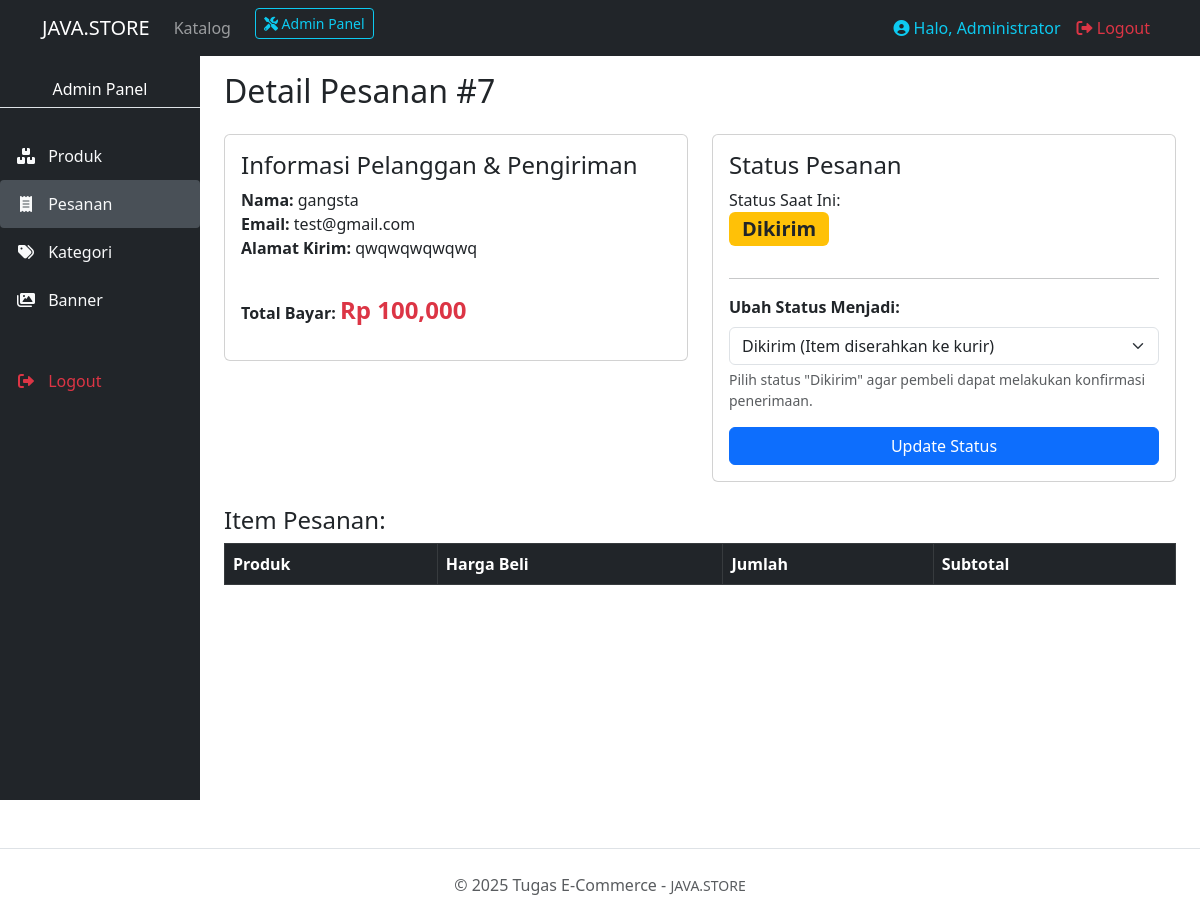
The app's page /toko_online/detail_order_admin.php?id=7 (signed in) with its own data.
### tables this page shows
CREATE TABLE `orders` (
  `id` int(11) NOT NULL,
  `user_id` int(11) DEFAULT NULL,
  `order_number` varchar(100) NOT NULL,
  `total_amount` decimal(10,2) NOT NULL,
  `status` enum('pending','paid','shipped','completed','cancelled') DEFAULT 'pending',
  `shipping_address` text DEFAULT NULL,
  `created_at` timestamp NOT NULL DEFAULT current_timestamp()
);

CREATE TABLE `users` (
  `id` int(11) NOT NULL,
  `name` varchar(100) NOT NULL,
  `email` varchar(100) NOT NULL,
  `password_hash` varchar(255) NOT NULL,
  `phone` varchar(20) DEFAULT NULL,
  `address` text DEFAULT NULL,
  `role` enum('admin','user') DEFAULT 'user',
  `created_at` timestamp NOT NULL DEFAULT current_timestamp()
);

### toko_online/detail_order_admin.php (the view, shortened to what this page needs)
<?php
include 'header.php';
$id_order = mysqli_real_escape_string($conn, $_GET['id']);
$query_order = "SELECT o.*, u.name as user_name, u.email
                FROM orders o
                JOIN users u ON o.user_id = u.id
                WHERE o.id='$id_order'";
$order = mysqli_fetch_assoc(mysqli_query($conn, $query_order));
?>
<h2 class="mb-4">Detail Pesanan #<?= $order['id'] ?></h2>
<div class="row">
    <div class="col-md-6">
        <div class="card p-3 mb-4">
            <h4>Informasi Pelanggan & Pengiriman</h4>
            <p><strong>Nama:</strong> <?= $order['user_name'] ?><br>
               <strong>Email:</strong> <?= $order['email'] ?><br>
               <strong>Alamat Kirim:</strong> <?= nl2br($order['shipping_address']) ?></p>
            <p class="mt-3"><strong>Total Bayar:</strong> <span class="text-danger fw-bold fs-4">Rp <?= number_format($order['total_amount']) ?></span></p>
        </div>
    </div>
    <div class="col-md-6">
        <div class="card p-3 mb-4">
            <h4>Status Pesanan</h4>
            <div class="mb-3">
                <label>Status Saat Ini:</label> <br>
                <?php
                $status_display = ucfirst($order['status']);
                $badge_class = 'bg-primary';
                if ($order['status'] == 'completed') {
                    $status_display = 'Selesai (Diterima Pembeli)';
                    $badge_class = 'bg-success';
                } else if ($order['status'] == 'shipped') {
                    $status_display = 'Dikirim';
                    $badge_class = 'bg-warning text-dark';
                } else if ($order['status'] == 'cancelled') {
                    $badge_class = 'bg-danger';
                }
                ?>
                <span class="badge <?= $badge_class ?> fs-5"><?= $status_display ?></span>
            </div>
            <hr>
            <?php if ($order['status'] == 'completed'): ?>
                <div class="alert alert-success d-flex align-items-center">
                    <i class="fas fa-check-circle me-2"></i>
                    <div>
                        <strong>Pesanan Selesai.</strong><br>
                        Pembeli telah mengkonfirmasi penerimaan barang. Status tidak dapat diubah lagi.
                    </div>
                </div>
            <?php else: ?>
                <form method="post">
                    <div class="mb-3">
                        <label for="status_baru" class="form-label fw-bold">Ubah Status Menjadi:</label>
                        <select name="status_baru" class="form-select" required>
                            <option value="shipped" <?= ($order['status'] == 'shipped') ? 'selected' : '' ?>>Dikirim (Item diserahkan ke kurir)</option>
                        </select>
                        <div class="form-text text-muted">
                            Pilih status "Dikirim" agar pembeli dapat melakukan konfirmasi penerimaan.
                        </div>
                    </div>
                    <button type="submit" name="update_status" class="btn btn-primary w-100">Update Status</button>
                </form>
            <?php endif; ?>
            </div>
    </div>
</div>
<h4>Item Pesanan:</h4>
<table class="table table-bordered table-striped">
    <thead class="table-dark">
        <tr><th>Produk</th><th>Harga Beli</th><th>Jumlah</th><th>Subtotal</th></tr>
    </thead>
</table>
<?php include 'footer.php'; ?>

### records on screen
orders: id "7", user.name "gangsta", user.email "test@gmail.com", shipping_address "qwqwqwqwqwq", total_amount "100,000", status "Dikirim", status_baru "Dikirim (Item diserahkan ke kurir)"

### other values on screen
$_SESSION['name'] "Administrator"
